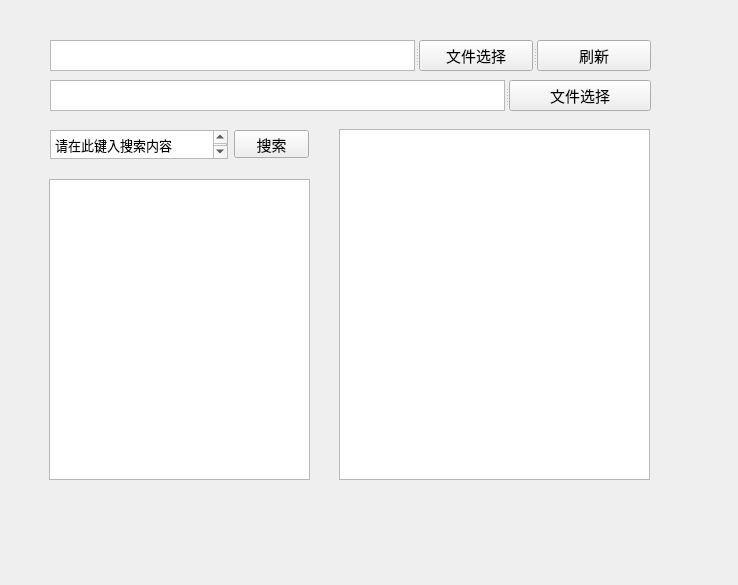
<?xml version="1.0" encoding="UTF-8"?>
<ui version="4.0">
 <class>Form</class>
 <widget class="QWidget" name="Form">
  <property name="geometry">
   <rect>
    <x>0</x>
    <y>0</y>
    <width>738</width>
    <height>585</height>
   </rect>
  </property>
  <property name="windowTitle">
   <string>Form</string>
  </property>
  <widget class="QTextEdit" name="textEdit_3">
   <property name="geometry">
    <rect>
     <x>49</x>
     <y>179</y>
     <width>261</width>
     <height>301</height>
    </rect>
   </property>
  </widget>
  <widget class="QTextEdit" name="textEdit_4">
   <property name="geometry">
    <rect>
     <x>339</x>
     <y>129</y>
     <width>311</width>
     <height>351</height>
    </rect>
   </property>
  </widget>
  <widget class="QSplitter" name="splitter">
   <property name="geometry">
    <rect>
     <x>50</x>
     <y>40</y>
     <width>601</width>
     <height>31</height>
    </rect>
   </property>
   <property name="orientation">
    <enum>Qt::Horizontal</enum>
   </property>
   <widget class="QTextEdit" name="filepath">
    <property name="html">
     <string>&lt;!DOCTYPE HTML PUBLIC &quot;-//W3C//DTD HTML 4.0//EN&quot; &quot;http://www.w3.org/TR/REC-html40/strict.dtd&quot;&gt;
&lt;html&gt;&lt;head&gt;&lt;meta name=&quot;qrichtext&quot; content=&quot;1&quot; /&gt;&lt;meta charset=&quot;utf-8&quot; /&gt;&lt;style type=&quot;text/css&quot;&gt;
p, li { white-space: pre-wrap; }
hr { height: 1px; border-width: 0; }
li.unchecked::marker { content: &quot;\2610&quot;; }
li.checked::marker { content: &quot;\2612&quot;; }
&lt;/style&gt;&lt;/head&gt;&lt;body style=&quot; font-family:'Microsoft YaHei UI'; font-size:9pt; font-weight:400; font-style:normal;&quot;&gt;
&lt;p style=&quot;-qt-paragraph-type:empty; margin-top:0px; margin-bottom:0px; margin-left:0px; margin-right:0px; -qt-block-indent:0; text-indent:0px;&quot;&gt;&lt;br /&gt;&lt;/p&gt;&lt;/body&gt;&lt;/html&gt;</string>
    </property>
   </widget>
   <widget class="QPushButton" name="fileget">
    <property name="font">
     <font>
      <pointsize>11</pointsize>
     </font>
    </property>
    <property name="text">
     <string>文件选择</string>
    </property>
   </widget>
   <widget class="QPushButton" name="pushButton">
    <property name="font">
     <font>
      <pointsize>11</pointsize>
     </font>
    </property>
    <property name="text">
     <string>刷新</string>
    </property>
   </widget>
  </widget>
  <widget class="QPushButton" name="pushButton_2">
   <property name="geometry">
    <rect>
     <x>234</x>
     <y>130</y>
     <width>75</width>
     <height>28</height>
    </rect>
   </property>
   <property name="font">
    <font>
     <pointsize>11</pointsize>
    </font>
   </property>
   <property name="text">
    <string>搜索</string>
   </property>
  </widget>
  <widget class="QTextEdit" name="textEdit_2">
   <property name="geometry">
    <rect>
     <x>50</x>
     <y>130</y>
     <width>178</width>
     <height>29</height>
    </rect>
   </property>
   <property name="html">
    <string>&lt;!DOCTYPE HTML PUBLIC &quot;-//W3C//DTD HTML 4.0//EN&quot; &quot;http://www.w3.org/TR/REC-html40/strict.dtd&quot;&gt;
&lt;html&gt;&lt;head&gt;&lt;meta name=&quot;qrichtext&quot; content=&quot;1&quot; /&gt;&lt;meta charset=&quot;utf-8&quot; /&gt;&lt;style type=&quot;text/css&quot;&gt;
p, li { white-space: pre-wrap; }
hr { height: 1px; border-width: 0; }
li.unchecked::marker { content: &quot;\2610&quot;; }
li.checked::marker { content: &quot;\2612&quot;; }
&lt;/style&gt;&lt;/head&gt;&lt;body style=&quot; font-family:'Microsoft YaHei UI'; font-size:9pt; font-weight:400; font-style:normal;&quot;&gt;
&lt;p style=&quot; margin-top:0px; margin-bottom:0px; margin-left:0px; margin-right:0px; -qt-block-indent:0; text-indent:0px;&quot;&gt;&lt;span style=&quot; font-size:10pt;&quot;&gt;请在此键入搜索内容&lt;/span&gt;&lt;/p&gt;&lt;/body&gt;&lt;/html&gt;</string>
   </property>
  </widget>
  <widget class="QSplitter" name="splitter_2">
   <property name="geometry">
    <rect>
     <x>50</x>
     <y>80</y>
     <width>601</width>
     <height>31</height>
    </rect>
   </property>
   <property name="orientation">
    <enum>Qt::Horizontal</enum>
   </property>
   <widget class="QTextEdit" name="fileoutpath">
    <property name="html">
     <string>&lt;!DOCTYPE HTML PUBLIC &quot;-//W3C//DTD HTML 4.0//EN&quot; &quot;http://www.w3.org/TR/REC-html40/strict.dtd&quot;&gt;
&lt;html&gt;&lt;head&gt;&lt;meta name=&quot;qrichtext&quot; content=&quot;1&quot; /&gt;&lt;meta charset=&quot;utf-8&quot; /&gt;&lt;style type=&quot;text/css&quot;&gt;
p, li { white-space: pre-wrap; }
hr { height: 1px; border-width: 0; }
li.unchecked::marker { content: &quot;\2610&quot;; }
li.checked::marker { content: &quot;\2612&quot;; }
&lt;/style&gt;&lt;/head&gt;&lt;body style=&quot; font-family:'Microsoft YaHei UI'; font-size:9pt; font-weight:400; font-style:normal;&quot;&gt;
&lt;p style=&quot;-qt-paragraph-type:empty; margin-top:0px; margin-bottom:0px; margin-left:0px; margin-right:0px; -qt-block-indent:0; text-indent:0px;&quot;&gt;&lt;br /&gt;&lt;/p&gt;&lt;/body&gt;&lt;/html&gt;</string>
    </property>
   </widget>
   <widget class="QPushButton" name="fileselect">
    <property name="font">
     <font>
      <pointsize>11</pointsize>
     </font>
    </property>
    <property name="text">
     <string>文件选择</string>
    </property>
   </widget>
  </widget>
 </widget>
 <resources/>
 <connections/>
</ui>
